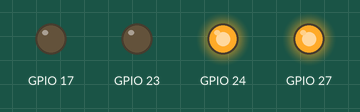
Recording of a program running on a simulated Raspberry Pi (BCM pin numbers). Shown: output pins drawn as LEDs (lit = HIGH). The clock reads 2024-03-15 10:24:30 at power-on unless the program sets it. At 1.0 s the program stops and its outputs stay as they are.

Above: at 0.1 s.
At 0.6 s:
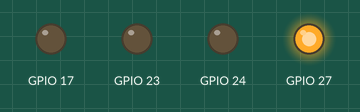
At 1.1 s:
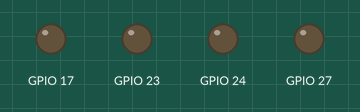
Timing chart, 0 to 2.5 s (numbered marks = the images above):
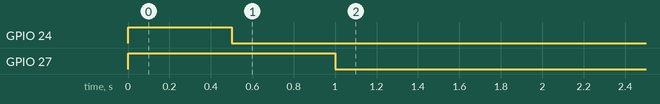

The program:

test.py
```python
import RPi.GPIO as GPIO
import time
from l293d import L293D

GPIO.setmode(GPIO.BCM)
GPIO.setwarnings(False)

l = L293D(23,24,17,27)

l.stop()

for i in range(1):
  l.forward()
  time.sleep(0.5)
  l.forwardRight()
  time.sleep(0.5)
l.stop()
```

l293d.py
```python
import RPi.GPIO as GPIO
import time
import threading

#GPIO.setmode(GPIO.BCM)
#GPIO.setwarnings(false)

class L293D():
	DIST_PER_SEC = 39.0 # cm/s
	SEC_PER_TURN  = 1.848 # seconds per full turn (depending on the base material, use forwardLeft(), stop() and time.time() to measure the time)

	def __init__(self, left_pin1, left_pin2, right_pin1, right_pin2):
        	self.MOTOR_LEFT_PIN1  = left_pin1
        	self.MOTOR_LEFT_PIN2  = left_pin2
        	self.MOTOR_RIGHT_PIN1 = right_pin1
        	self.MOTOR_RIGHT_PIN2 = right_pin2

	        GPIO.setup(self.MOTOR_LEFT_PIN1, GPIO.OUT)
       		GPIO.setup(self.MOTOR_LEFT_PIN2, GPIO.OUT)
       		GPIO.setup(self.MOTOR_RIGHT_PIN1, GPIO.OUT)
        	GPIO.setup(self.MOTOR_RIGHT_PIN2, GPIO.OUT)

   	def forwardLeft(self):
        	GPIO.output(self.MOTOR_LEFT_PIN1, GPIO.LOW)
       	 	GPIO.output(self.MOTOR_LEFT_PIN2, GPIO.HIGH)
        	GPIO.output(self.MOTOR_RIGHT_PIN1, GPIO.LOW)
        	GPIO.output(self.MOTOR_RIGHT_PIN2, GPIO.LOW)
        	return time.time()

	def forwardRight(self):
        	GPIO.output(self.MOTOR_RIGHT_PIN1, GPIO.LOW)
        	GPIO.output(self.MOTOR_RIGHT_PIN2, GPIO.HIGH)
        	GPIO.output(self.MOTOR_LEFT_PIN1, GPIO.LOW)
        	GPIO.output(self.MOTOR_LEFT_PIN2, GPIO.LOW)
        	return time.time()

	def forward(self):
	        GPIO.output(self.MOTOR_LEFT_PIN1, GPIO.LOW)
        	GPIO.output(self.MOTOR_LEFT_PIN2, GPIO.HIGH)
        	GPIO.output(self.MOTOR_RIGHT_PIN1, GPIO.LOW)
        	GPIO.output(self.MOTOR_RIGHT_PIN2, GPIO.HIGH)
        	return time.time()

    	def backwardLeft(self):
        	GPIO.output(self.MOTOR_RIGHT_PIN1, GPIO.HIGH)
        	GPIO.output(self.MOTOR_RIGHT_PIN2, GPIO.LOW)
        	GPIO.output(self.MOTOR_LEFT_PIN1, GPIO.LOW)
        	GPIO.output(self.MOTOR_LEFT_PIN2, GPIO.LOW)
        	return time.time()

	def backwardRight(self):
        	GPIO.output(self.MOTOR_RIGHT_PIN1, GPIO.HIGH)
        	GPIO.output(self.MOTOR_RIGHT_PIN2, GPIO.LOW)
        	GPIO.output(self.MOTOR_LEFT_PIN1, GPIO.LOW)
        	GPIO.output(self.MOTOR_LEFT_PIN2, GPIO.LOW)
        	return time.time()

	def backward(self):
        	GPIO.output(self.MOTOR_LEFT_PIN1, GPIO.HIGH)
        	GPIO.output(self.MOTOR_LEFT_PIN2, GPIO.LOW)
        	GPIO.output(self.MOTOR_RIGHT_PIN1, GPIO.HIGH)
        	GPIO.output(self.MOTOR_RIGHT_PIN2, GPIO.LOW)
        	return time.time()

    	def stop(self):
        	GPIO.output(self.MOTOR_LEFT_PIN1, GPIO.LOW)
        	GPIO.output(self.MOTOR_LEFT_PIN2, GPIO.LOW)
        	GPIO.output(self.MOTOR_RIGHT_PIN1, GPIO.LOW)
        	GPIO.output(self.MOTOR_RIGHT_PIN2, GPIO.LOW)

	def forwardDistance(self, dist):
        	self.forward()
        	threading.Timer(dist/self.DIST_PER_SEC, self.stop)

	def backwardDistance(self, dist):
        	self.backward()
        	threading.Timer(dist/self.DIST_PER_SEC, self.stop)
```

Measured:
- by itself, GPIO 24: LOW → HIGH at 0.00 s, → LOW 0.50 s later
- by itself, GPIO 27: LOW → HIGH at 0.00 s, → LOW 1.0 s later
